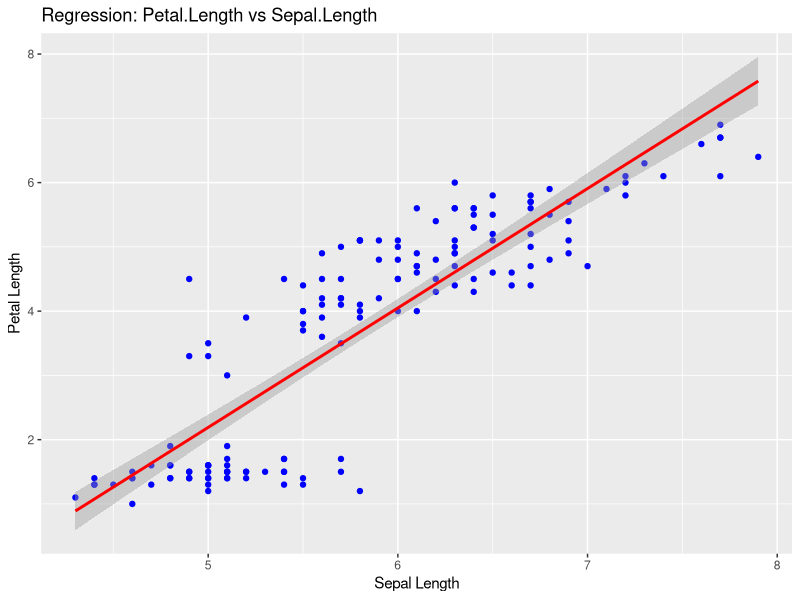
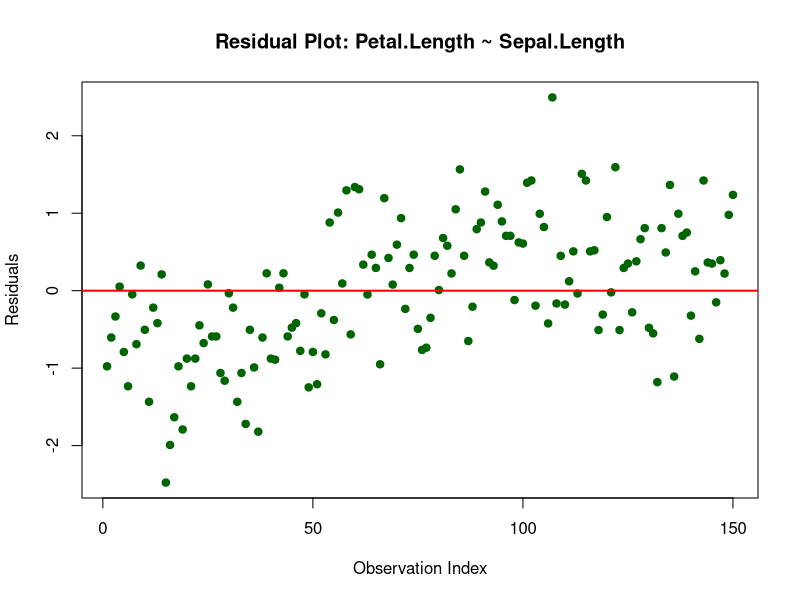

The R script that drew these images, in order:
# Load necessary libraries
library(ggplot2)
library(dplyr)

# Load built-in datasets
data("iris")
data("mtcars")
data("airquality")

# ============================================
# 1. Simple Linear Regression: Predict Petal.Length from Sepal.Length (iris)
# ============================================
model_iris <- lm(Petal.Length ~ Sepal.Length, data = iris)
summary(model_iris)

# Plot regression line
ggplot(iris, aes(x = Sepal.Length, y = Petal.Length)) +
  geom_point(color = "blue") +
  geom_smooth(method = "lm", se = TRUE, color = "red") +
  labs(
    title = "Regression: Petal.Length vs Sepal.Length",
    x = "Sepal Length",
    y = "Petal Length"
  )

# ============================================
# 2. Multiple Linear Regression: Predict mpg using wt, hp, and drat (mtcars)
# ============================================
model_mtcars <- lm(mpg ~ wt + hp + drat, data = mtcars)
summary(model_mtcars)

# Extract R-squared and Adjusted R-squared
r_squared <- summary(model_mtcars)$r.squared
adj_r_squared <- summary(model_mtcars)$adj.r.squared

cat("R-squared:", r_squared, "\n")
cat("Adjusted R-squared:", adj_r_squared, "\n")

# ============================================
# 3. Plot residuals of the iris regression model (Q1)
# ============================================
plot(model_iris$residuals,
     main = "Residual Plot: Petal.Length ~ Sepal.Length",
     ylab = "Residuals",
     xlab = "Observation Index",
     pch = 19, col = "darkgreen")

abline(h = 0, col = "red", lwd = 2)

airquality_clean <- na.omit(airquality[, c("Ozone", "Temp")])

model_air <- lm(Ozone ~ Temp, data = airquality_clean)
summary(model_air)

